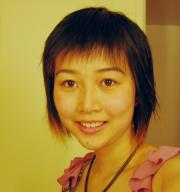
#> input picture Trainfiles/pictures/file0017.jpg, 180 x 192 px; its folder holds 4 pictures in this run
$ python preprocessed_images_CascadeClassifier_Medianblur.py
#> lines starting #> are read from the running program, lines starting #| are printed output that depends on the picture
from imutils import paths
import cv2


facedetector = cv2.CascadeClassifier('haarcascade_frontalface_default.xml')
Raw_images_directories_addresses = list(paths.list_images('AI-smile-detection/Trainfiles/pictures'))
Raw_images_directories_addresses = sorted(Raw_images_directories_addresses)
counted_rounds = 0

for selected_directory_address in Raw_images_directories_addresses:
    counted_rounds += 1

    temp_image = cv2.imread(selected_directory_address)
#> temp_image is the input picture: shape (192, 180, 3); mean B, G, R 51.1, 124.5, 157.9
    faces = facedetector.detectMultiScale(cv2.medianBlur(cv2.cvtColor(temp_image, cv2.COLOR_BGR2GRAY), 3), 1.3, 5)
#> faces = [[39, 47, 99, 99]]

    for (x, y, w, h) in faces:

        Cropped_Image = temp_image[y:y + h, x:x + w]
        cv2.imwrite('AI-smile-detection/Trainfiles/preprocessed_images_CascadeClassifier_Medianblur/' + (selected_directory_address[-12:]),
                    Cropped_Image)
        print(selected_directory_address, end=',')
#> this loop made 1 pass
#| Trainfiles/pictures/file0017.jpg,
#> pass 1, `Cropped_Image = temp_image[y:y + h, x:x + w]`:
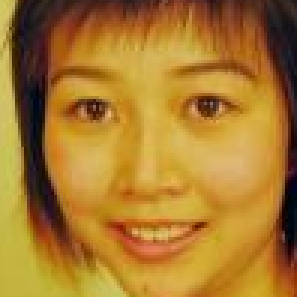
#> Cropped_Image: shape (99, 99, 3) (shown 3 times larger); mean B, G, R 46.1, 121.9, 169

    if counted_rounds % 500 == 0:
        a = '█' * (counted_rounds // 500) * 5
        b = ' ' * (40 - (counted_rounds // 500) * 5)
        print()
        print('|' + a + b + '| ', end='\t')
        print(counted_rounds, ' images from 4000 images preprocessed ')
#> pass 2 of the loop `for selected_directory_address in Raw_images_directories_addresses:`:
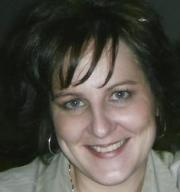
#> input picture Trainfiles/pictures/file0024.jpg, 180 x 192 px
#> temp_image is the input picture: shape (192, 180, 3); mean B, G, R 70.4, 78.2, 81.9
#> faces = [[37, 53, 128, 128]]
#> the loop `for (x, y, w, h) in faces: ` made 1 pass
#> (printed output is left out)
#> pass 1, `Cropped_Image = temp_image[y:y + h, x:x + w]`:
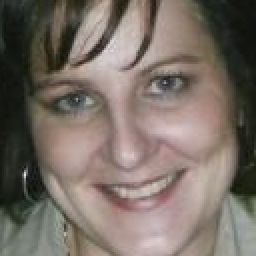
#> Cropped_Image: shape (128, 128, 3) (shown 2 times larger); mean B, G, R 101.6, 110.2, 120.9
